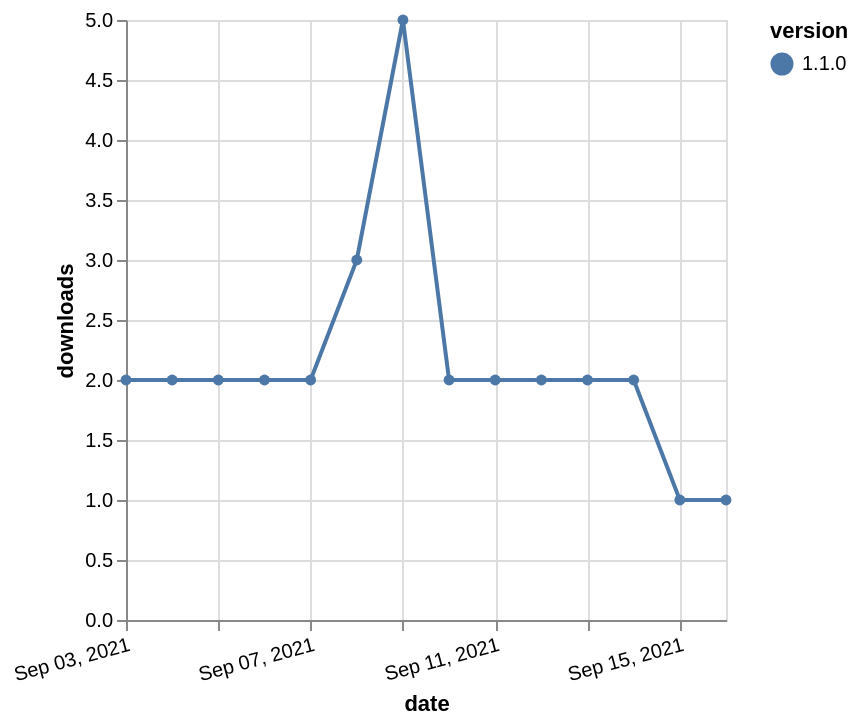

Here is the Vega-Lite specification saved for this chart:
### Vega-Lite specification from a JSON file in a GitHub repository (floating-point values rounded to 4 significant figures)
{"$schema": "https://vega.github.io/schema/vega-lite/v5.json", "description": "A simple bar chart with embedded data.", "data": {"values": [{"date": "2021-09-03", "total": 2704, "delta": 2, "version": "1.1.0"}, {"date": "2021-09-04", "total": 2706, "delta": 2, "version": "1.1.0"}, {"date": "2021-09-05", "total": 2708, "delta": 2, "version": "1.1.0"}, {"date": "2021-09-06", "total": 2710, "delta": 2, "version": "1.1.0"}, {"date": "2021-09-07", "total": 2712, "delta": 2, "version": "1.1.0"}, {"date": "2021-09-08", "total": 2715, "delta": 3, "version": "1.1.0"}, {"date": "2021-09-09", "total": 2720, "delta": 5, "version": "1.1.0"}, {"date": "2021-09-10", "total": 2722, "delta": 2, "version": "1.1.0"}, {"date": "2021-09-11", "total": 2724, "delta": 2, "version": "1.1.0"}, {"date": "2021-09-12", "total": 2726, "delta": 2, "version": "1.1.0"}, {"date": "2021-09-13", "total": 2728, "delta": 2, "version": "1.1.0"}, {"date": "2021-09-14", "total": 2730, "delta": 2, "version": "1.1.0"}, {"date": "2021-09-15", "total": 2731, "delta": 1, "version": "1.1.0"}, {"date": "2021-09-16", "total": 2732, "delta": 1, "version": "1.1.0"}]}, "width": "container", "mark": {"type": "line", "point": {"filled": true}}, "encoding": {"x": {"field": "date", "type": "temporal", "timeUnit": "yearmonthdate", "title": "date", "axis": {"labelAngle": -15}}, "y": {"field": "delta", "type": "quantitative", "title": "downloads"}, "color": {"field": "version", "type": "nominal"}, "tooltip": {"field": "delta"}}}
